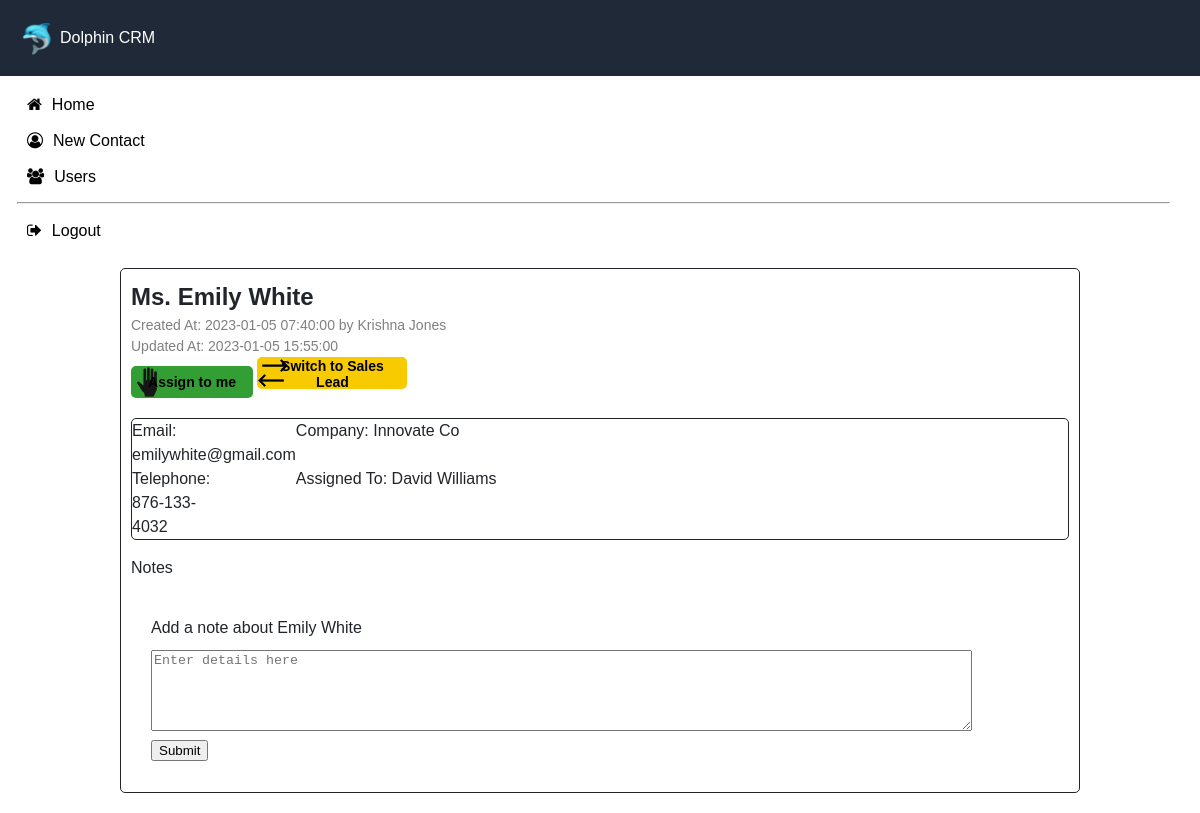
Page /contactDetails.php?contactID=4 on the committed database.
### tables this page shows
CREATE TABLE contacts
(
  id int(11) NOT NULL auto_increment,
  title varchar(35) NOT NULL default '',
  firstname varchar(35) NOT NULL default '',
  lastname varchar(35) NOT NULL default '',
  email varchar(35) NOT NULL default '',
  telephone varchar(35) NOT NULL default '',
  company varchar(35) NOT NULL default '',
  type varchar(35) NOT NULL default '',
  assigned_to int(11) NOT NULL,
  created_by int(11) NOT NULL,
  created_at datetime,
  updated_at datetime,
  PRIMARY KEY (id),
  FOREIGN KEY (assigned_to) REFERENCES users(id),
  FOREIGN KEY (created_by) REFERENCES users(id)
);

### contactDetails.php (the view, shortened to what this page needs)
<?php
$host = 'localhost';
$username = 'user123';
$password = 'password123';
$dbname = 'dolphin_crm';
try {
    $conn = new PDO("mysql:host=$host;dbname=$dbname;charset=utf8mb4", $username, $password);
    $conn->setAttribute(PDO::ATTR_ERRMODE, PDO::ERRMODE_EXCEPTION);
    $id = $_GET['contactID'];
    $stmt = $conn->prepare("SELECT contacts.*,
           CONCAT(users1.firstname, ' ', users1.lastname) AS assigned_to_name,
           CONCAT(users2.firstname, ' ', users2.lastname) AS created_by_name
    FROM contacts
    INNER JOIN users AS users1 ON contacts.assigned_to = users1.id
    INNER JOIN users AS users2 ON contacts.created_by = users2.id
    WHERE contacts.id = :id
    ");
    $stmt->execute(['id' => $id]);
    $contact = $stmt->fetch(PDO::FETCH_ASSOC);
?>
<!DOCTYPE html>
<html lang="en">
    <head>
        <link rel="stylesheet" href="contactDetails.css">
        <?php require "header.php"; ?>
    </head>
    <body>
        <div>
            <?php include 'menu.php'; ?>
        </div>
        <div class="contact-details">
            <?php if ($contact): ?>
                <div class="contact-name"><?php echo $contact['title'] . ' ' . $contact['firstname'] . ' ' . $contact['lastname']; ?></div>
                <div class="contact-created_at">Created At: <?php echo $contact['created_at']; ?> by <?php echo $contact['created_by_name']; ?></div>
                <div class="contact-updated_at">Updated At: <?php echo $contact['updated_at']; ?></div>
                <div class="buttons">
                    <button type="button" id="assignToMeButton" onclick="assignToMe(<?php echo $contact['id']; ?>)">Assign to me</button>
                    <button type="button" id="switchButton" onclick="switchRole(<?php echo $contact['id']; ?>, '<?php echo $contact['type']; ?>')">
                    Switch to <span id="newRole"></span>
                    </button>
                </div>
                <div class="container">
                    <div class="contact-email">Email: <?php echo $contact['email']; ?></div>
                    <div class="contact-company">Company: <?php echo $contact['company']; ?></div>
                    <div class="contact-telephone">Telephone: <?php echo $contact['telephone']; ?></div>
                    <div class="contact-assigned_to">Assigned To: <?php echo $contact['assigned_to_name']; ?></div>
                </div>
                <div>
                    <p>Notes</p>
                    <div id="add-notes">
                        <form id="add-notes-form" action="update-notes.php" method="post">
                            <div>
                                <label for="notes">Add a note about <?php echo $contact['firstname'] . ' ' . $contact['lastname']; ?></label>
                            </div>
                            <div>
                                <textarea name="notes" rows="5" cols="100" id="notes" placeholder="Enter details here" required></textarea>
                            </div>
                            <button type="submit" name="submitBtn" id="submitBtn">Submit</button>
                            </div>
                    </div>
        </div>
            <?php else: ?>
                <div>No contact found with id <?php echo $id; ?></div>
            <?php endif; ?>
    </body>
</html>
<?php
} catch(PDOException $e) {
    echo "Connection failed: " . $e->getMessage();
}
?>

### contactDetails.css (style rules this page uses)
body { background-color: #ffffff; font-family: 'Roboto', sans-serif; font-size: 16px; line-height: 1.5; color: #212529; text-align: left; box-sizing: border-box; }
.contact-details { margin-top: 20px; margin-bottom: 20px; border:1px solid #212529; border-radius: 5px; padding: 10px; margin-left: 10%; margin-right: 10%; }
.contact-name { font-size: 24px; font-weight: bold; }
.contact-created_at,.contact-updated_at { font-size: 14px; color: gray; }
.container { display:flex; flex-wrap: wrap; margin-top: 20px; border:1px solid #212529; border-radius: 5px; }
#switchButton { background-color: rgb(248, 203, 0); background-image: url('switch.png'); background-repeat: no-repeat; background-position: left; background-size: contain; border-radius: 5px; color: black; width: 16%; height: 32px; font-size: 14px; font-weight: bold; border: none; }
#assignToMeButton { background-color: rgb(51, 158, 51); background-image: url('hand-palm-silhouette-icon.png'); background-repeat: no-repeat; background-position: left; background-size: contain; border-radius: 5px; color: black; width: 13%; height: 32px; font-size: 14px; font-weight: bold; border: none; }
.contact-email, .contact-telephone { width: 50%; }
.contact-company, .contact-assigned_to { width: 50%; }

### header.css (style rules this page uses)
body { margin: 0; padding: 0; font-family: Arial, Helvetica, sans-serif; }

### styles.css (style rules this page uses)
.container { display: grid; grid-template-columns: 1fr 5fr; grid-template-areas: "header header" "buttons records"; }
body { margin: 0%; }
form, .tables { padding: 20px; }
label { display: inline-block; padding-bottom: 10px; }

### rows in the picture
contacts: title "Ms.", firstname "Emily", lastname "White", created_at "2023-01-05 07:40:00", updated_at "2023-01-05 15:55:00", email "emilywhite@gmail.com", company "Innovate Co", telephone "876-133-4032"

### other values in the picture
$contact['created_by_name'] "Krishna Jones"
$contact['assigned_to_name'] "David Williams"
